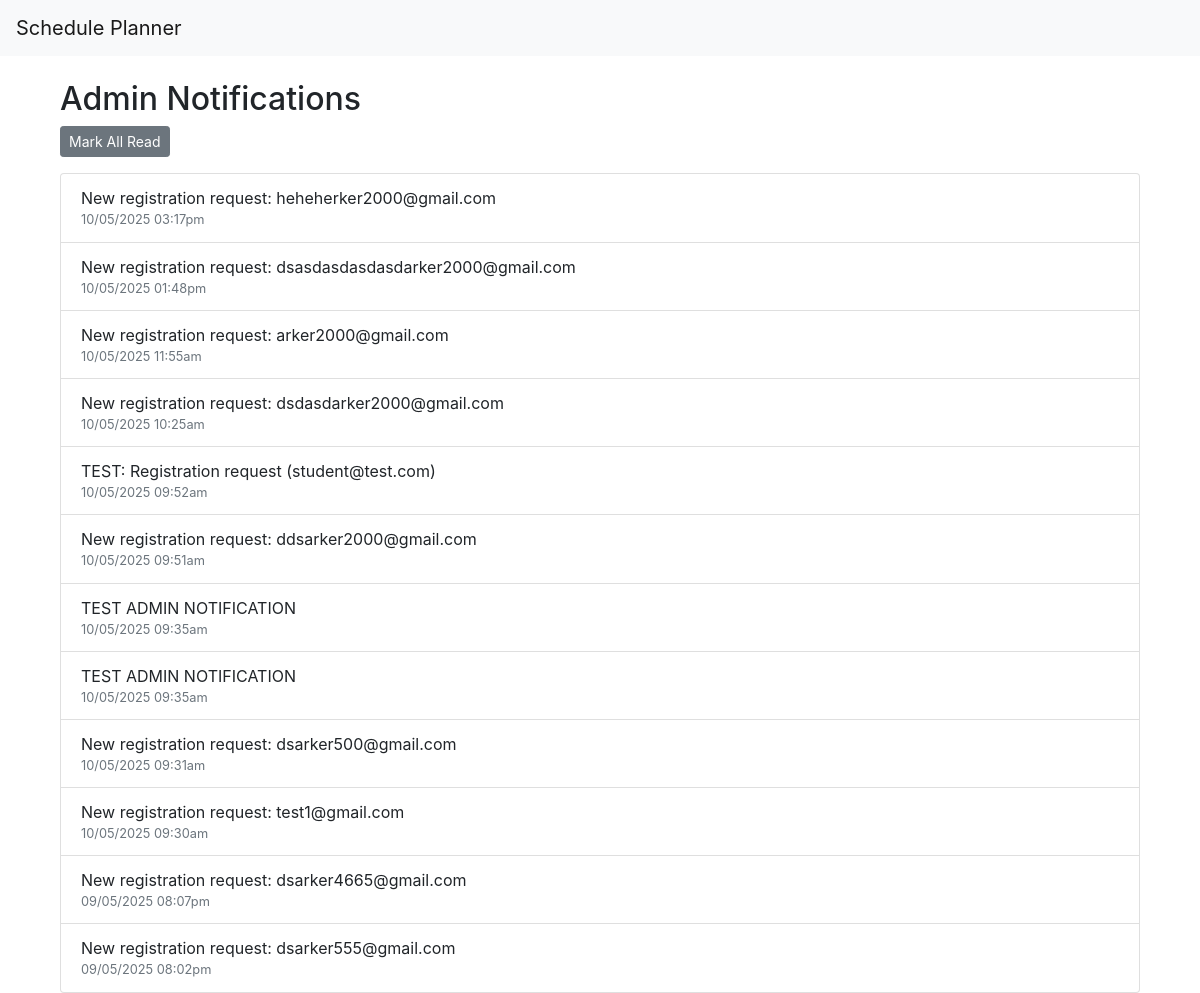
The app's page /admin/ with its own data.
### models.py (models this page shows, shortened)
class Notification(db.Model):
    id = db.Column(db.Integer, primary_key=True)
    user_id = db.Column(db.Integer, db.ForeignKey('users.id'), nullable=True) # Foreign key linking to the User model
    message = db.Column(db.String(200))
    is_read = db.Column(db.Boolean, default=False)
    timestamp = db.Column(db.DateTime, default=datetime.utcnow)
    admin_notification = db.Column(db.Boolean, default=False)  # Used in auth/views.py
    notification_type = db.Column(db.Enum('user', 'admin'))  # Used in admin/views.py
    notification_type = db.Column(db.Enum('user', 'admin', name='notification_types'), default='user')

### blueprints/admin/views.py (the view)
@admin_bp.route('/')
def panel():
    notifications = Notification.query.filter(
        (Notification.notification_type == 'admin') |
        (Notification.admin_notification == True)
    ).order_by(Notification.timestamp.desc()).all()
    return render_template('admin/panel.html', notifications=notifications)

### app.py (called while the page is built, shortened)
@app.context_processor
def inject_counts():
    from models import Notification  # Import here to avoid circular imports
    counts = {}
    return counts

### templates/admin/panel.html (shortened to what this page needs)
{% extends 'layouts/base.html' %}
{% block content %}
<div class="container">
  <h2>Admin Notifications</h2>
  <a href="{{ url_for('admin.mark_all_read') }}" class="btn btn-sm btn-secondary mb-3">Mark All Read</a>
  <div class="list-group">
    {% for n in notifications %}
    <div class="list-group-item {% if not n.is_read %}list-group-item-warning{% endif %}">
      <div class="d-flex justify-content-between">
        <div>
          {{ n.message }}
          <small class="text-muted d-block">{{ n.timestamp.strftime('%d/%m/%Y %I:%M%p')|lower }}</small>
        </div>
      </div>
    </div>
    {% else %}
    <div class="alert alert-info">No pending notifications</div>
    {% endfor %}
  </div>
</div>
{% endblock %}

### records on screen
Notification: message "New registration request: heheherker2000@gmail.com", timestamp "10/05/2025 03:17pm"
Notification: message "New registration request: dsasdasdasdasdarker2000@gmail.com", timestamp "10/05/2025 01:48pm"
Notification: message "New registration request: arker2000@gmail.com", timestamp "10/05/2025 11:55am"
Notification: message "New registration request: dsdasdarker2000@gmail.com", timestamp "10/05/2025 10:25am"
Notification: message "TEST: Registration request (student@test.com)", timestamp "10/05/2025 09:52am"
Notification: message "New registration request: ddsarker2000@gmail.com", timestamp "10/05/2025 09:51am"
Notification: message "TEST ADMIN NOTIFICATION", timestamp "10/05/2025 09:35am"
Notification: message "TEST ADMIN NOTIFICATION", timestamp "10/05/2025 09:35am"
Notification: message "New registration request: dsarker500@gmail.com", timestamp "10/05/2025 09:31am"
Notification: message "New registration request: test1@gmail.com", timestamp "10/05/2025 09:30am"
Notification: message "New registration request: dsarker4665@gmail.com", timestamp "09/05/2025 08:07pm"
Notification: message "New registration request: dsarker555@gmail.com", timestamp "09/05/2025 08:02pm"
